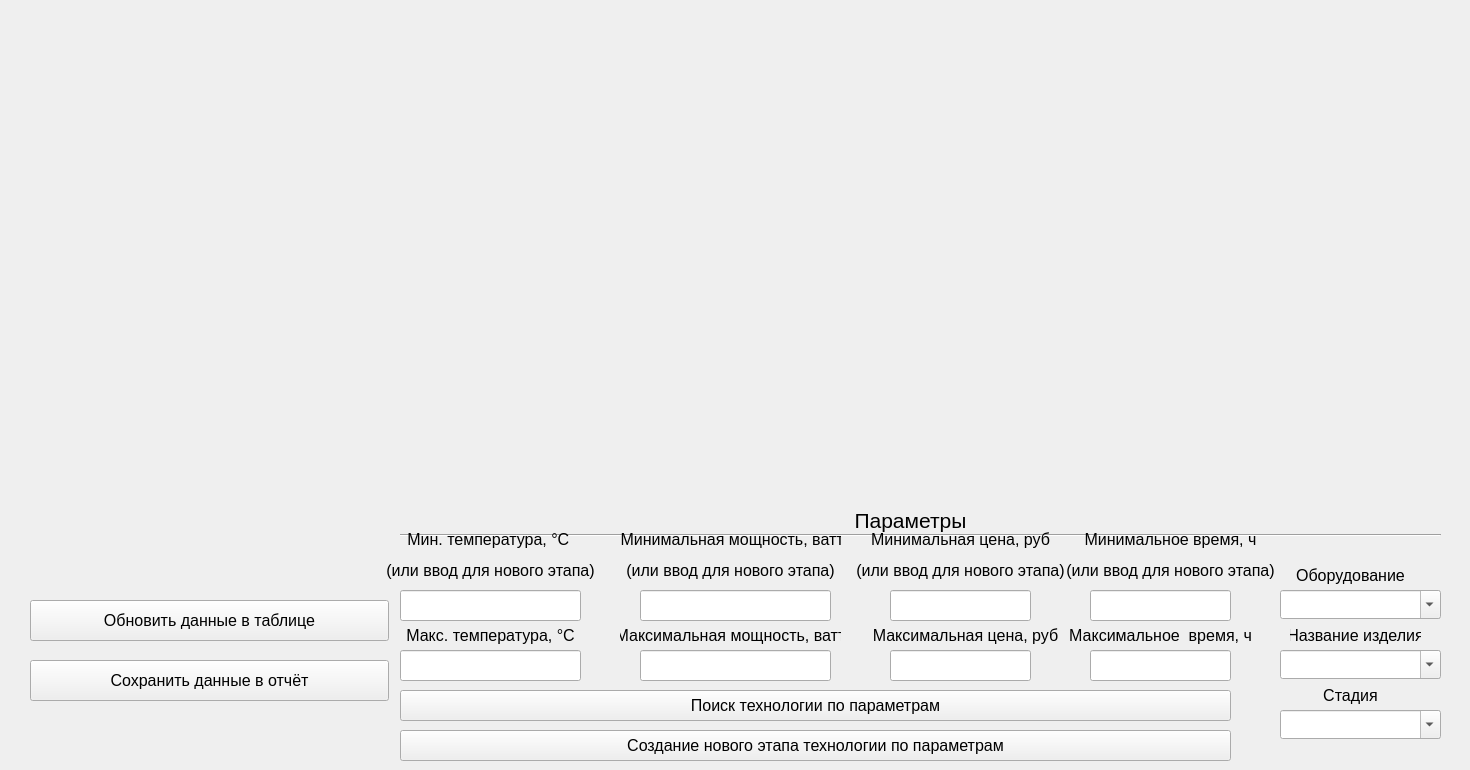
   <widget class="QWidget" name="technologies_tab">
    <attribute name="title">
     <string>Технология</string>
    </attribute>
    <widget class="QWidget" name="formLayoutWidget_8">
     <property name="geometry">
      <rect>
       <x>0</x>
       <y>10</y>
       <width>1461</width>
       <height>501</height>
      </rect>
     </property>
     <layout class="QFormLayout" name="technologies_layout"/>
    </widget>
    <widget class="QPushButton" name="upd_technologies_table_btn">
     <property name="geometry">
      <rect>
       <x>30</x>
       <y>600</y>
       <width>359</width>
       <height>41</height>
      </rect>
     </property>
     <property name="font">
      <font>
       <pointsize>12</pointsize>
      </font>
     </property>
     <property name="mouseTracking">
      <bool>false</bool>
     </property>
     <property name="text">
      <string>Обновить данные в таблице</string>
     </property>
     <property name="checkable">
      <bool>false</bool>
     </property>
    </widget>
    <widget class="QPushButton" name="save_technologies_table_btn">
     <property name="geometry">
      <rect>
       <x>30</x>
       <y>660</y>
       <width>359</width>
       <height>41</height>
      </rect>
     </property>
     <property name="font">
      <font>
       <pointsize>12</pointsize>
      </font>
     </property>
     <property name="mouseTracking">
      <bool>false</bool>
     </property>
     <property name="text">
      <string>Сохранить данные в отчёт</string>
     </property>
     <property name="checkable">
      <bool>false</bool>
     </property>
    </widget>
    <widget class="QLineEdit" name="higher_temp">
     <property name="geometry">
      <rect>
       <x>400</x>
       <y>650</y>
       <width>181</width>
       <height>31</height>
      </rect>
     </property>
     <property name="font">
      <font>
       <pointsize>12</pointsize>
      </font>
     </property>
     <property name="alignment">
      <set>Qt::AlignmentFlag::AlignCenter</set>
     </property>
     <property name="placeholderText">
      <string/>
     </property>
    </widget>
    <widget class="QLabel" name="label_2">
     <property name="geometry">
      <rect>
       <x>1290</x>
       <y>620</y>
       <width>131</width>
       <height>31</height>
      </rect>
     </property>
     <property name="font">
      <font>
       <pointsize>12</pointsize>
      </font>
     </property>
     <property name="text">
      <string>Название изделия</string>
     </property>
     <property name="alignment">
      <set>Qt::AlignmentFlag::AlignCenter</set>
     </property>
    </widget>
    <widget class="QLineEdit" name="higher_time">
     <property name="geometry">
      <rect>
       <x>1090</x>
       <y>650</y>
       <width>141</width>
       <height>31</height>
      </rect>
     </property>
     <property name="font">
      <font>
       <pointsize>12</pointsize>
      </font>
     </property>
     <property name="alignment">
      <set>Qt::AlignmentFlag::AlignCenter</set>
     </property>
     <property name="placeholderText">
      <string/>
     </property>
    </widget>
    <widget class="QLabel" name="label_12">
     <property name="geometry">
      <rect>
       <x>380</x>
       <y>620</y>
       <width>221</width>
       <height>31</height>
      </rect>
     </property>
     <property name="font">
      <font>
       <pointsize>12</pointsize>
      </font>
     </property>
     <property name="text">
      <string>Макс. температура, °C</string>
     </property>
     <property name="alignment">
      <set>Qt::AlignmentFlag::AlignCenter</set>
     </property>
    </widget>
    <widget class="QLabel" name="label_8">
     <property name="geometry">
      <rect>
       <x>1070</x>
       <y>620</y>
       <width>181</width>
       <height>31</height>
      </rect>
     </property>
     <property name="font">
      <font>
       <pointsize>12</pointsize>
      </font>
     </property>
     <property name="text">
      <string>Максимальное  время, ч</string>
     </property>
     <property name="alignment">
      <set>Qt::AlignmentFlag::AlignCenter</set>
     </property>
    </widget>
    <widget class="QLineEdit" name="higher_price">
     <property name="geometry">
      <rect>
       <x>890</x>
       <y>650</y>
       <width>141</width>
       <height>31</height>
      </rect>
     </property>
     <property name="font">
      <font>
       <pointsize>12</pointsize>
      </font>
     </property>
     <property name="alignment">
      <set>Qt::AlignmentFlag::AlignCenter</set>
     </property>
     <property name="placeholderText">
      <string/>
     </property>
    </widget>
    <widget class="QLabel" name="label_4">
     <property name="geometry">
      <rect>
       <x>1290</x>
       <y>560</y>
       <width>121</width>
       <height>31</height>
      </rect>
     </property>
     <property name="font">
      <font>
       <pointsize>12</pointsize>
      </font>
     </property>
     <property name="text">
      <string>Оборудование</string>
     </property>
     <property name="alignment">
      <set>Qt::AlignmentFlag::AlignCenter</set>
     </property>
    </widget>
    <widget class="Line" name="line">
     <property name="geometry">
      <rect>
       <x>400</x>
       <y>525</y>
       <width>1041</width>
       <height>21</height>
      </rect>
     </property>
     <property name="orientation">
      <enum>Qt::Orientation::Horizontal</enum>
     </property>
    </widget>
    <widget class="QLabel" name="label">
     <property name="geometry">
      <rect>
       <x>850</x>
       <y>500</y>
       <width>121</width>
       <height>41</height>
      </rect>
     </property>
     <property name="font">
      <font>
       <pointsize>16</pointsize>
      </font>
     </property>
     <property name="text">
      <string>Параметры</string>
     </property>
     <property name="alignment">
      <set>Qt::AlignmentFlag::AlignCenter</set>
     </property>
    </widget>
    <widget class="QComboBox" name="equipment">
     <property name="geometry">
      <rect>
       <x>1280</x>
       <y>590</y>
       <width>161</width>
       <height>29</height>
      </rect>
     </property>
     <property name="font">
      <font>
       <pointsize>12</pointsize>
      </font>
     </property>
     <property name="layoutDirection">
      <enum>Qt::LayoutDirection::LeftToRight</enum>
     </property>
     <property name="editable">
      <bool>true</bool>
     </property>
     <property name="placeholderText">
      <string/>
     </property>
    </widget>
    <widget class="QLabel" name="label_3">
     <property name="geometry">
      <rect>
       <x>1290</x>
       <y>680</y>
       <width>121</width>
       <height>31</height>
      </rect>
     </property>
     <property name="font">
      <font>
       <pointsize>12</pointsize>
      </font>
     </property>
     <property name="text">
      <string>Стадия</string>
     </property>
     <property name="alignment">
      <set>Qt::AlignmentFlag::AlignCenter</set>
     </property>
    </widget>
    <widget class="QLineEdit" name="lower_power">
     <property name="geometry">
      <rect>
       <x>640</x>
       <y>590</y>
       <width>191</width>
       <height>31</height>
      </rect>
     </property>
     <property name="font">
      <font>
       <pointsize>12</pointsize>
      </font>
     </property>
     <property name="alignment">
      <set>Qt::AlignmentFlag::AlignCenter</set>
     </property>
     <property name="placeholderText">
      <string/>
     </property>
    </widget>
    <widget class="QLabel" name="label_11">
     <property name="geometry">
      <rect>
       <x>380</x>
       <y>530</y>
       <width>221</width>
       <height>51</height>
      </rect>
     </property>
     <property name="font">
      <font>
       <pointsize>12</pointsize>
       <kerning>true</kerning>
      </font>
     </property>
     <property name="text">
      <string>&lt;html&gt;&lt;head/&gt;&lt;body&gt;&lt;p&gt;Мин. температура, °C &lt;/p&gt;&lt;p&gt;(или ввод для нового этапа)&lt;/p&gt;&lt;/body&gt;&lt;/html&gt;</string>
     </property>
     <property name="alignment">
      <set>Qt::AlignmentFlag::AlignCenter</set>
     </property>
    </widget>
    <widget class="QLabel" name="label_6">
     <property name="geometry">
      <rect>
       <x>870</x>
       <y>620</y>
       <width>191</width>
       <height>31</height>
      </rect>
     </property>
     <property name="font">
      <font>
       <pointsize>12</pointsize>
      </font>
     </property>
     <property name="text">
      <string>Максимальная цена, руб</string>
     </property>
     <property name="alignment">
      <set>Qt::AlignmentFlag::AlignCenter</set>
     </property>
    </widget>
    <widget class="QComboBox" name="stage">
     <property name="geometry">
      <rect>
       <x>1280</x>
       <y>710</y>
       <width>161</width>
       <height>29</height>
      </rect>
     </property>
     <property name="font">
      <font>
       <pointsize>12</pointsize>
      </font>
     </property>
     <property name="layoutDirection">
      <enum>Qt::LayoutDirection::LeftToRight</enum>
     </property>
     <property name="editable">
      <bool>true</bool>
     </property>
     <property name="placeholderText">
      <string/>
     </property>
    </widget>
    <widget class="QLineEdit" name="lower_temp">
     <property name="geometry">
      <rect>
       <x>400</x>
       <y>590</y>
       <width>181</width>
       <height>31</height>
      </rect>
     </property>
     <property name="font">
      <font>
       <pointsize>12</pointsize>
      </font>
     </property>
     <property name="alignment">
      <set>Qt::AlignmentFlag::AlignCenter</set>
     </property>
     <property name="placeholderText">
      <string/>
     </property>
    </widget>
    <widget class="QComboBox" name="product">
     <property name="geometry">
      <rect>
       <x>1280</x>
       <y>650</y>
       <width>161</width>
       <height>29</height>
      </rect>
     </property>
     <property name="font">
      <font>
       <pointsize>12</pointsize>
      </font>
     </property>
     <property name="layoutDirection">
      <enum>Qt::LayoutDirection::LeftToRight</enum>
     </property>
     <property name="editable">
      <bool>true</bool>
     </property>
     <property name="placeholderText">
      <string/>
     </property>
    </widget>
    <widget class="QPushButton" name="param_search_btn">
     <property name="geometry">
      <rect>
       <x>400</x>
       <y>690</y>
       <width>831</width>
       <height>31</height>
      </rect>
     </property>
     <property name="font">
      <font>
       <pointsize>12</pointsize>
      </font>
     </property>
     <property name="mouseTracking">
      <bool>false</bool>
     </property>
     <property name="text">
      <string>Поиск технологии по параметрам</string>
     </property>
     <property name="checkable">
      <bool>false</bool>
     </property>
    </widget>
    <widget class="QLabel" name="label_10">
     <property name="geometry">
      <rect>
       <x>620</x>
       <y>620</y>
       <width>221</width>
       <height>31</height>
      </rect>
     </property>
     <property name="font">
      <font>
       <pointsize>12</pointsize>
      </font>
     </property>
     <property name="text">
      <string>Максимальная мощность, ватт</string>
     </property>
     <property name="alignment">
      <set>Qt::AlignmentFlag::AlignCenter</set>
     </property>
    </widget>
    <widget class="QLineEdit" name="lower_price">
     <property name="geometry">
      <rect>
       <x>890</x>
       <y>590</y>
       <width>141</width>
       <height>31</height>
      </rect>
     </property>
     <property name="font">
      <font>
       <pointsize>12</pointsize>
      </font>
     </property>
     <property name="alignment">
      <set>Qt::AlignmentFlag::AlignCenter</set>
     </property>
     <property name="placeholderText">
      <string/>
     </property>
    </widget>
    <widget class="QLineEdit" name="higher_power">
     <property name="geometry">
      <rect>
       <x>640</x>
       <y>650</y>
       <width>191</width>
       <height>31</height>
      </rect>
     </property>
     <property name="font">
      <font>
       <pointsize>12</pointsize>
      </font>
     </property>
     <property name="alignment">
      <set>Qt::AlignmentFlag::AlignCenter</set>
     </property>
     <property name="placeholderText">
      <string/>
     </property>
    </widget>
    <widget class="QLineEdit" name="lower_time">
     <property name="geometry">
      <rect>
       <x>1090</x>
       <y>590</y>
       <width>141</width>
       <height>31</height>
      </rect>
     </property>
     <property name="font">
      <font>
       <pointsize>12</pointsize>
      </font>
     </property>
     <property name="alignment">
      <set>Qt::AlignmentFlag::AlignCenter</set>
     </property>
     <property name="placeholderText">
      <string/>
     </property>
    </widget>
    <widget class="QPushButton" name="create_btn">
     <property name="geometry">
      <rect>
       <x>400</x>
       <y>730</y>
       <width>831</width>
       <height>31</height>
      </rect>
     </property>
     <property name="font">
      <font>
       <pointsize>12</pointsize>
      </font>
     </property>
     <property name="mouseTracking">
      <bool>false</bool>
     </property>
     <property name="text">
      <string>Создание нового этапа технологии по параметрам</string>
     </property>
     <property name="checkable">
      <bool>false</bool>
     </property>
    </widget>
    <widget class="QLabel" name="label_15">
     <property name="geometry">
      <rect>
       <x>620</x>
       <y>530</y>
       <width>221</width>
       <height>51</height>
      </rect>
     </property>
     <property name="font">
      <font>
       <pointsize>12</pointsize>
       <kerning>true</kerning>
      </font>
     </property>
     <property name="text">
      <string>&lt;html&gt;&lt;head/&gt;&lt;body&gt;&lt;p&gt;Минимальная мощность, ватт&lt;/p&gt;&lt;p&gt;(или ввод для нового этапа)&lt;/p&gt;&lt;/body&gt;&lt;/html&gt;</string>
     </property>
     <property name="alignment">
      <set>Qt::AlignmentFlag::AlignCenter</set>
     </property>
    </widget>
    <widget class="QLabel" name="label_16">
     <property name="geometry">
      <rect>
       <x>850</x>
       <y>530</y>
       <width>221</width>
       <height>51</height>
      </rect>
     </property>
     <property name="font">
      <font>
       <pointsize>12</pointsize>
       <kerning>true</kerning>
      </font>
     </property>
     <property name="text">
      <string>&lt;html&gt;&lt;head/&gt;&lt;body&gt;&lt;p&gt;Минимальная цена, руб&lt;/p&gt;&lt;p&gt;(или ввод для нового этапа)&lt;/p&gt;&lt;/body&gt;&lt;/html&gt;</string>
     </property>
     <property name="alignment">
      <set>Qt::AlignmentFlag::AlignCenter</set>
     </property>
    </widget>
    <widget class="QLabel" name="label_17">
     <property name="geometry">
      <rect>
       <x>1060</x>
       <y>530</y>
       <width>221</width>
       <height>51</height>
      </rect>
     </property>
     <property name="font">
      <font>
       <pointsize>12</pointsize>
       <kerning>true</kerning>
      </font>
     </property>
     <property name="text">
      <string>&lt;html&gt;&lt;head/&gt;&lt;body&gt;&lt;p&gt;Минимальное время, ч&lt;/p&gt;&lt;p&gt;(или ввод для нового этапа)&lt;/p&gt;&lt;/body&gt;&lt;/html&gt;</string>
     </property>
     <property name="alignment">
      <set>Qt::AlignmentFlag::AlignCenter</set>
     </property>
    </widget>
   </widget>
